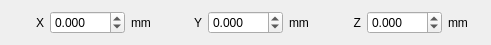
        <widget class="QWidget" name="">
         <property name="geometry">
          <rect>
           <x>10</x>
           <y>68</y>
           <width>491</width>
           <height>26</height>
          </rect>
         </property>
         <layout class="QHBoxLayout" name="horizontalLayout_2">
          <item>
           <layout class="QHBoxLayout" name="poseRow_X_zengliang">
            <item>
             <widget class="QLabel" name="poseLabel_X">
              <property name="minimumSize">
               <size>
                <width>28</width>
                <height>0</height>
               </size>
              </property>
              <property name="text">
               <string>X</string>
              </property>
              <property name="alignment">
               <set>Qt::AlignmentFlag::AlignRight|Qt::AlignmentFlag::AlignTrailing|Qt::AlignmentFlag::AlignVCenter</set>
              </property>
             </widget>
            </item>
            <item>
             <widget class="QDoubleSpinBox" name="robotTargetX_zengliang">
              <property name="minimumSize">
               <size>
                <width>70</width>
                <height>0</height>
               </size>
              </property>
              <property name="decimals">
               <number>3</number>
              </property>
              <property name="minimum">
               <double>-999.999000000000024</double>
              </property>
              <property name="maximum">
               <double>999.999000000000024</double>
              </property>
              <property name="value">
               <double>0.000000000000000</double>
              </property>
             </widget>
            </item>
            <item>
             <widget class="QLabel" name="poseUnit_X">
              <property name="minimumSize">
               <size>
                <width>24</width>
                <height>0</height>
               </size>
              </property>
              <property name="text">
               <string>mm</string>
              </property>
             </widget>
            </item>
           </layout>
          </item>
          <item>
           <layout class="QHBoxLayout" name="poseRow_Y_zengliang">
            <item>
             <widget class="QLabel" name="poseLabel_Y">
              <property name="minimumSize">
               <size>
                <width>28</width>
                <height>0</height>
               </size>
              </property>
              <property name="text">
               <string>Y</string>
              </property>
              <property name="alignment">
               <set>Qt::AlignmentFlag::AlignRight|Qt::AlignmentFlag::AlignTrailing|Qt::AlignmentFlag::AlignVCenter</set>
              </property>
             </widget>
            </item>
            <item>
             <widget class="QDoubleSpinBox" name="robotTargetY_zengliang">
              <property name="minimumSize">
               <size>
                <width>70</width>
                <height>0</height>
               </size>
              </property>
              <property name="decimals">
               <number>3</number>
              </property>
              <property name="minimum">
               <double>-999.999000000000024</double>
              </property>
              <property name="maximum">
               <double>999.999000000000024</double>
              </property>
              <property name="value">
               <double>0.000000000000000</double>
              </property>
             </widget>
            </item>
            <item>
             <widget class="QLabel" name="poseUnit_Y">
              <property name="minimumSize">
               <size>
                <width>24</width>
                <height>0</height>
               </size>
              </property>
              <property name="text">
               <string>mm</string>
              </property>
             </widget>
            </item>
           </layout>
          </item>
          <item>
           <layout class="QHBoxLayout" name="poseRow_Z_zengliang">
            <item>
             <widget class="QLabel" name="poseLabel_Z">
              <property name="minimumSize">
               <size>
                <width>28</width>
                <height>0</height>
               </size>
              </property>
              <property name="text">
               <string>Z</string>
              </property>
              <property name="alignment">
               <set>Qt::AlignmentFlag::AlignRight|Qt::AlignmentFlag::AlignTrailing|Qt::AlignmentFlag::AlignVCenter</set>
              </property>
             </widget>
            </item>
            <item>
             <widget class="QDoubleSpinBox" name="robotTargetZ_zengliang">
              <property name="minimumSize">
               <size>
                <width>70</width>
                <height>0</height>
               </size>
              </property>
              <property name="decimals">
               <number>3</number>
              </property>
              <property name="minimum">
               <double>-999.999000000000024</double>
              </property>
              <property name="maximum">
               <double>999.999000000000024</double>
              </property>
              <property name="value">
               <double>0.000000000000000</double>
              </property>
             </widget>
            </item>
            <item>
             <widget class="QLabel" name="poseUnit_Z">
              <property name="minimumSize">
               <size>
                <width>24</width>
                <height>0</height>
               </size>
              </property>
              <property name="text">
               <string>mm</string>
              </property>
             </widget>
            </item>
           </layout>
          </item>
         </layout>
        </widget>
